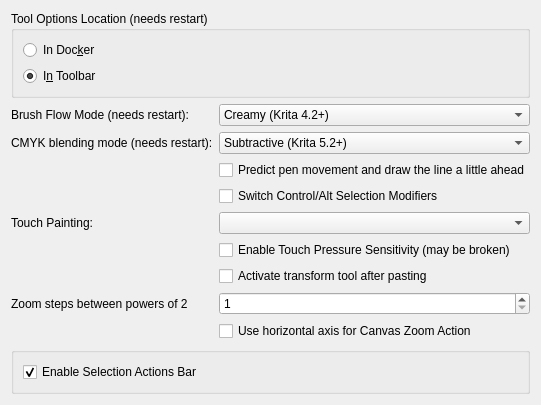
     <widget class="QWidget" name="Tools">
      <attribute name="title">
       <string>Tools</string>
      </attribute>
      <layout class="QFormLayout" name="formLayout_12">
       <item row="0" column="0" colspan="2">
        <widget class="QGroupBox" name="groupBox_4">
         <property name="title">
          <string>Tool Options Location (needs restart)</string>
         </property>
         <layout class="QVBoxLayout" name="verticalLayout_3">
          <item>
           <widget class="QRadioButton" name="m_radioToolOptionsInDocker">
            <property name="text">
             <string>In Doc&amp;ker</string>
            </property>
           </widget>
          </item>
          <item>
           <widget class="QRadioButton" name="m_radioToolOptionsInToolbar">
            <property name="text">
             <string>I&amp;n Toolbar</string>
            </property>
            <property name="checked">
             <bool>true</bool>
            </property>
           </widget>
          </item>
         </layout>
        </widget>
       </item>
       <item row="1" column="0">
        <widget class="QLabel" name="lblFlowMode">
         <property name="text">
          <string>Brush Flow Mode (needs restart):</string>
         </property>
        </widget>
       </item>
       <item row="1" column="1">
        <widget class="QComboBox" name="cmbFlowMode">
         <item>
          <property name="text">
           <string extracomment="LIBREPAINT-BRAND-AUDIT: format-history">Creamy (Krita 4.2+)</string>
          </property>
         </item>
         <item>
          <property name="text">
           <string extracomment="LIBREPAINT-BRAND-AUDIT: format-history">Hard (Krita 4.1 and earlier versions)</string>
          </property>
         </item>
        </widget>
       </item>
       <item row="2" column="0">
        <widget class="QLabel" name="lblCmykBlendingMode">
         <property name="text">
          <string>CMYK blending mode (needs restart):</string>
         </property>
        </widget>
       </item>
       <item row="2" column="1">
        <widget class="QComboBox" name="cmbCmykBlendingMode">
         <item>
          <property name="text">
           <string extracomment="LIBREPAINT-BRAND-AUDIT: format-history">Subtractive (Krita 5.2+)</string>
          </property>
         </item>
         <item>
          <property name="text">
           <string extracomment="LIBREPAINT-BRAND-AUDIT: format-history">Additive (Krita 5.1 and earlier versions)</string>
          </property>
         </item>
        </widget>
       </item>
       <item row="3" column="1">
        <widget class="QCheckBox" name="m_chkStrokePrediction">
         <property name="toolTip">
          <string>Draws the line a little ahead of the pen to reduce the visible lag. Only the screen is affected: the image, its history and the saved file are not.</string>
         </property>
         <property name="text">
          <string>Predict pen movement and draw the line a little ahead</string>
         </property>
        </widget>
       </item>
       <item row="7" column="1">
        <widget class="QCheckBox" name="m_chkSwitchSelectionCtrlAlt">
         <property name="text">
          <string>Switch Control/Alt Selection Modifiers</string>
         </property>
        </widget>
       </item>
       <item row="8" column="0">
        <widget class="QLabel" name="lblTouchPainting">
         <property name="text">
          <string>Touch Painting:</string>
         </property>
        </widget>
       </item>
       <item row="8" column="1">
        <widget class="QComboBox" name="cmbTouchPainting"/>
       </item>
       <item row="9" column="1">
        <widget class="QCheckBox" name="chkTouchPressureSensitivity">
         <property name="toolTip">
          <string>Enable reading of pressure state for touch events. This data may be broken on some platforms, e.g. on some Android devices, where pressure may be reported as 0.0 all the time.</string>
         </property>
         <property name="text">
          <string>Enable Touch Pressure Sensitivity (may be broken)</string>
         </property>
        </widget>
       </item>
       <item row="10" column="1">
        <widget class="QCheckBox" name="chkEnableTransformToolAfterPaste">
         <property name="text">
          <string>Activate transform tool after pasting</string>
         </property>
        </widget>
       </item>
       <item row="11" column="0">
        <widget class="QLabel" name="lblZoomSteps">
         <property name="text">
          <string>Zoom steps between powers of 2</string>
         </property>
        </widget>
       </item>
       <item row="11" column="1">
        <widget class="QSpinBox" name="spnZoomSteps">
         <property name="minimum">
          <number>1</number>
         </property>
         <property name="maximum">
          <number>32</number>
         </property>
        </widget>
       </item>
       <item row="12" column="1">
        <widget class="QCheckBox" name="chkZoomHorizontally">
         <property name="text">
          <string>Use horizontal axis for Canvas Zoom Action</string>
         </property>
        </widget>
       </item>
       <item row="13" column="0" colspan="2">
        <widget class="QGroupBox" name="groupBox_5">
         <property name="alignment">
          <set>Qt::AlignmentFlag::AlignLeading|Qt::AlignmentFlag::AlignLeft|Qt::AlignmentFlag::AlignTop</set>
         </property>
         <layout class="QFormLayout" name="formLayout_3">
          <item row="0" column="0">
           <widget class="QCheckBox" name="chkEnableSelectionActionBar">
            <property name="toolTip">
             <string>When enabled, any selections will produce a small floating panel of useful selection-related actions.</string>
            </property>
            <property name="text">
             <string>Enable Selection Actions Bar</string>
            </property>
            <property name="checked">
             <bool>true</bool>
            </property>
           </widget>
          </item>
		 </layout>
        </widget>
       </item>
      </layout>
     </widget>
